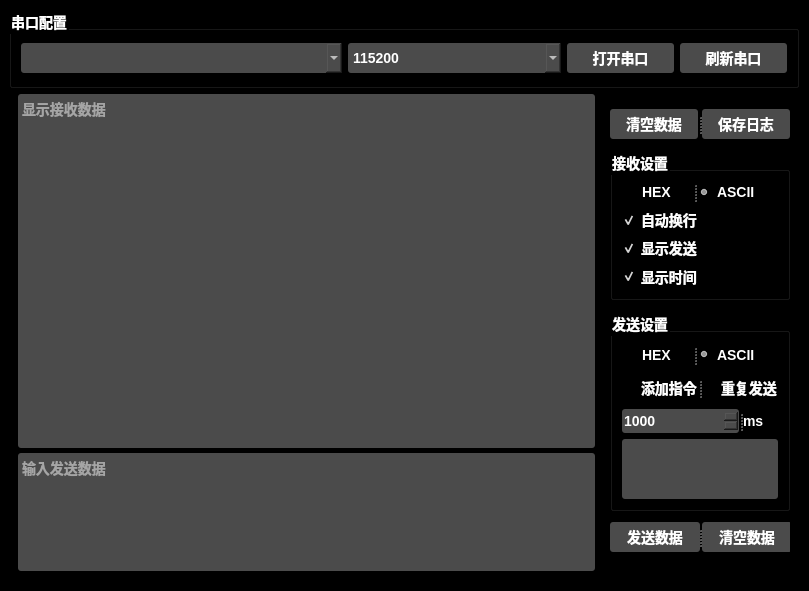
<?xml version="1.0" encoding="UTF-8"?>
<ui version="4.0">
 <class>MainWindow</class>
 <widget class="QMainWindow" name="MainWindow">
  <property name="geometry">
   <rect>
    <x>0</x>
    <y>0</y>
    <width>809</width>
    <height>591</height>
   </rect>
  </property>
  <property name="palette">
   <palette>
    <active>
     <colorrole role="WindowText">
      <brush brushstyle="SolidPattern">
       <color alpha="255">
        <red>255</red>
        <green>255</green>
        <blue>255</blue>
       </color>
      </brush>
     </colorrole>
     <colorrole role="Button">
      <brush brushstyle="SolidPattern">
       <color alpha="255">
        <red>0</red>
        <green>0</green>
        <blue>0</blue>
       </color>
      </brush>
     </colorrole>
     <colorrole role="Text">
      <brush brushstyle="SolidPattern">
       <color alpha="255">
        <red>255</red>
        <green>255</green>
        <blue>255</blue>
       </color>
      </brush>
     </colorrole>
     <colorrole role="ButtonText">
      <brush brushstyle="SolidPattern">
       <color alpha="255">
        <red>255</red>
        <green>255</green>
        <blue>255</blue>
       </color>
      </brush>
     </colorrole>
     <colorrole role="Base">
      <brush brushstyle="SolidPattern">
       <color alpha="255">
        <red>0</red>
        <green>0</green>
        <blue>0</blue>
       </color>
      </brush>
     </colorrole>
     <colorrole role="Window">
      <brush brushstyle="SolidPattern">
       <color alpha="255">
        <red>0</red>
        <green>0</green>
        <blue>0</blue>
       </color>
      </brush>
     </colorrole>
     <colorrole role="PlaceholderText">
      <brush brushstyle="NoBrush">
       <color alpha="128">
        <red>255</red>
        <green>255</green>
        <blue>255</blue>
       </color>
      </brush>
     </colorrole>
    </active>
    <inactive>
     <colorrole role="WindowText">
      <brush brushstyle="SolidPattern">
       <color alpha="255">
        <red>255</red>
        <green>255</green>
        <blue>255</blue>
       </color>
      </brush>
     </colorrole>
     <colorrole role="Button">
      <brush brushstyle="SolidPattern">
       <color alpha="255">
        <red>0</red>
        <green>0</green>
        <blue>0</blue>
       </color>
      </brush>
     </colorrole>
     <colorrole role="Text">
      <brush brushstyle="SolidPattern">
       <color alpha="255">
        <red>255</red>
        <green>255</green>
        <blue>255</blue>
       </color>
      </brush>
     </colorrole>
     <colorrole role="ButtonText">
      <brush brushstyle="SolidPattern">
       <color alpha="255">
        <red>255</red>
        <green>255</green>
        <blue>255</blue>
       </color>
      </brush>
     </colorrole>
     <colorrole role="Base">
      <brush brushstyle="SolidPattern">
       <color alpha="255">
        <red>0</red>
        <green>0</green>
        <blue>0</blue>
       </color>
      </brush>
     </colorrole>
     <colorrole role="Window">
      <brush brushstyle="SolidPattern">
       <color alpha="255">
        <red>0</red>
        <green>0</green>
        <blue>0</blue>
       </color>
      </brush>
     </colorrole>
     <colorrole role="PlaceholderText">
      <brush brushstyle="NoBrush">
       <color alpha="128">
        <red>255</red>
        <green>255</green>
        <blue>255</blue>
       </color>
      </brush>
     </colorrole>
    </inactive>
    <disabled>
     <colorrole role="WindowText">
      <brush brushstyle="SolidPattern">
       <color alpha="255">
        <red>255</red>
        <green>255</green>
        <blue>255</blue>
       </color>
      </brush>
     </colorrole>
     <colorrole role="Button">
      <brush brushstyle="SolidPattern">
       <color alpha="255">
        <red>0</red>
        <green>0</green>
        <blue>0</blue>
       </color>
      </brush>
     </colorrole>
     <colorrole role="Text">
      <brush brushstyle="SolidPattern">
       <color alpha="255">
        <red>255</red>
        <green>255</green>
        <blue>255</blue>
       </color>
      </brush>
     </colorrole>
     <colorrole role="ButtonText">
      <brush brushstyle="SolidPattern">
       <color alpha="255">
        <red>255</red>
        <green>255</green>
        <blue>255</blue>
       </color>
      </brush>
     </colorrole>
     <colorrole role="Base">
      <brush brushstyle="SolidPattern">
       <color alpha="255">
        <red>0</red>
        <green>0</green>
        <blue>0</blue>
       </color>
      </brush>
     </colorrole>
     <colorrole role="Window">
      <brush brushstyle="SolidPattern">
       <color alpha="255">
        <red>0</red>
        <green>0</green>
        <blue>0</blue>
       </color>
      </brush>
     </colorrole>
     <colorrole role="PlaceholderText">
      <brush brushstyle="NoBrush">
       <color alpha="128">
        <red>255</red>
        <green>255</green>
        <blue>255</blue>
       </color>
      </brush>
     </colorrole>
    </disabled>
   </palette>
  </property>
  <property name="font">
   <font>
    <family>Arial</family>
    <pointsize>-1</pointsize>
    <weight>75</weight>
    <italic>false</italic>
    <bold>true</bold>
   </font>
  </property>
  <property name="contextMenuPolicy">
   <enum>Qt::DefaultContextMenu</enum>
  </property>
  <property name="windowTitle">
   <string>串口调试</string>
  </property>
  <property name="windowIcon">
   <iconset resource="bottle.qrc">
    <normaloff>:/png/bottle.png</normaloff>:/png/bottle.png</iconset>
  </property>
  <property name="autoFillBackground">
   <bool>false</bool>
  </property>
  <property name="styleSheet">
   <string notr="true">background: black;
color: white;
font: bold 14px Arial;</string>
  </property>
  <property name="iconSize">
   <size>
    <width>30</width>
    <height>30</height>
   </size>
  </property>
  <property name="toolButtonStyle">
   <enum>Qt::ToolButtonIconOnly</enum>
  </property>
  <property name="animated">
   <bool>false</bool>
  </property>
  <property name="documentMode">
   <bool>false</bool>
  </property>
  <widget class="QWidget" name="centralwidget">
   <property name="autoFillBackground">
    <bool>false</bool>
   </property>
   <property name="styleSheet">
    <string notr="true"/>
   </property>
   <layout class="QHBoxLayout" name="horizontalLayout_3">
    <property name="bottomMargin">
     <number>20</number>
    </property>
    <item>
     <layout class="QVBoxLayout" name="verticalLayout" stretch="1,6">
      <item>
       <widget class="QGroupBox" name="groupBox">
        <property name="maximumSize">
         <size>
          <width>790</width>
          <height>80</height>
         </size>
        </property>
        <property name="styleSheet">
         <string notr="true">groupBox[color:rgb(170, 85, 255)]</string>
        </property>
        <property name="title">
         <string>串口配置</string>
        </property>
        <layout class="QHBoxLayout" name="horizontalLayout_2" stretch="3,2,1,1">
         <property name="spacing">
          <number>6</number>
         </property>
         <property name="leftMargin">
          <number>9</number>
         </property>
         <item>
          <widget class="QComboBox" name="Com_Port">
           <property name="minimumSize">
            <size>
             <width>0</width>
             <height>30</height>
            </size>
           </property>
           <property name="styleSheet">
            <string notr="true">QComboBox{background: rgb(75, 75, 75);
color: white;
border-radius: 3px; }
QComboBox QAbstractItemView {
    outline: 0px solid gray;   /* 选定项的虚框 */
    border: 1px solid yellow;   /* 整个下拉窗体的边框 */
    color: black;
    background-color: white;   /* 整个下拉窗体的背景色 */
    selection-background-color: rgb(0, 170, 255);   /* 整个下拉窗体被选中项的背景色 */
}
</string>
           </property>
          </widget>
         </item>
         <item>
          <widget class="QComboBox" name="Com_Band">
           <property name="enabled">
            <bool>true</bool>
           </property>
           <property name="minimumSize">
            <size>
             <width>0</width>
             <height>30</height>
            </size>
           </property>
           <property name="baseSize">
            <size>
             <width>0</width>
             <height>0</height>
            </size>
           </property>
           <property name="styleSheet">
            <string notr="true">QComboBox{background: rgb(75, 75, 75);
color: white;
border-radius: 3px; }
QComboBox QAbstractItemView {
    outline: 0px solid gray;   /* 选定项的虚框 */
    border: 1px solid yellow;   /* 整个下拉窗体的边框 */
    color: black;
    background-color: white;   /* 整个下拉窗体的背景色 */
    selection-background-color: rgb(0, 170, 255);   /* 整个下拉窗体被选中项的背景色 */
}
</string>
           </property>
           <item>
            <property name="text">
             <string>115200</string>
            </property>
           </item>
           <item>
            <property name="text">
             <string>57600</string>
            </property>
           </item>
           <item>
            <property name="text">
             <string>38400</string>
            </property>
           </item>
           <item>
            <property name="text">
             <string>19200</string>
            </property>
           </item>
           <item>
            <property name="text">
             <string>9600</string>
            </property>
           </item>
          </widget>
         </item>
         <item>
          <widget class="QPushButton" name="Open_Com">
           <property name="minimumSize">
            <size>
             <width>90</width>
             <height>30</height>
            </size>
           </property>
           <property name="mouseTracking">
            <bool>false</bool>
           </property>
           <property name="styleSheet">
            <string notr="true">QPushButton:hover {background:qlineargradient(x1:0, y1:0.5, x2:1, y2:0.5, stop:0 #47a7ed, stop: 1 #a967b2);}
QPushButton:pressed {background-color: rgb(0, 170, 255);}
QPushButton{border-radius: 3px; 
background-color: rgb(75, 75, 75);}</string>
           </property>
           <property name="text">
            <string>打开串口</string>
           </property>
           <property name="autoDefault">
            <bool>true</bool>
           </property>
          </widget>
         </item>
         <item>
          <widget class="QPushButton" name="refesh_Com">
           <property name="minimumSize">
            <size>
             <width>0</width>
             <height>30</height>
            </size>
           </property>
           <property name="mouseTracking">
            <bool>false</bool>
           </property>
           <property name="styleSheet">
            <string notr="true">QPushButton:hover {background:qlineargradient(x1:0, y1:0.5, x2:1, y2:0.5, stop:0 #47a7ed, stop: 1 #a967b2);}
QPushButton:pressed {background-color: rgb(0, 170, 255);}
QPushButton{border-radius: 3px; 
background-color: rgb(75, 75, 75);;}
</string>
           </property>
           <property name="text">
            <string>刷新串口</string>
           </property>
          </widget>
         </item>
        </layout>
       </widget>
      </item>
      <item>
       <layout class="QHBoxLayout" name="horizontalLayout" stretch="3,1">
        <property name="spacing">
         <number>5</number>
        </property>
        <property name="leftMargin">
         <number>9</number>
        </property>
        <item>
         <layout class="QVBoxLayout" name="verticalLayout_4" stretch="3,1">
          <property name="bottomMargin">
           <number>0</number>
          </property>
          <item>
           <widget class="QTextBrowser" name="Data_Display">
            <property name="font">
             <font>
              <family>Arial</family>
              <pointsize>-1</pointsize>
              <weight>75</weight>
              <italic>false</italic>
              <bold>true</bold>
             </font>
            </property>
            <property name="styleSheet">
             <string notr="true">border-radius: 3px; 
background-color: rgb(75, 75, 75);</string>
            </property>
            <property name="placeholderText">
             <string>显示接收数据</string>
            </property>
           </widget>
          </item>
          <item>
           <widget class="QPlainTextEdit" name="Send_Data_Dsiplay">
            <property name="cursor" stdset="0">
             <cursorShape>ArrowCursor</cursorShape>
            </property>
            <property name="mouseTracking">
             <bool>false</bool>
            </property>
            <property name="focusPolicy">
             <enum>Qt::StrongFocus</enum>
            </property>
            <property name="styleSheet">
             <string notr="true">border-radius: 3px; 
background-color: rgb(75, 75, 75);</string>
            </property>
            <property name="tabChangesFocus">
             <bool>false</bool>
            </property>
            <property name="placeholderText">
             <string>输入发送数据</string>
            </property>
           </widget>
          </item>
         </layout>
        </item>
        <item>
         <widget class="QFrame" name="frame">
          <property name="maximumSize">
           <size>
            <width>200</width>
            <height>480</height>
           </size>
          </property>
          <property name="frameShape">
           <enum>QFrame::StyledPanel</enum>
          </property>
          <property name="frameShadow">
           <enum>QFrame::Raised</enum>
          </property>
          <layout class="QVBoxLayout" name="verticalLayout_2">
           <item>
            <widget class="QSplitter" name="splitter_4">
             <property name="orientation">
              <enum>Qt::Horizontal</enum>
             </property>
             <widget class="QPushButton" name="Data_clear">
              <property name="minimumSize">
               <size>
                <width>0</width>
                <height>30</height>
               </size>
              </property>
              <property name="maximumSize">
               <size>
                <width>90</width>
                <height>30</height>
               </size>
              </property>
              <property name="mouseTracking">
               <bool>false</bool>
              </property>
              <property name="styleSheet">
               <string notr="true">QPushButton:hover {background:qlineargradient(x1:0, y1:0.5, x2:1, y2:0.5, stop:0 #47a7ed, stop: 1 #a967b2);}
QPushButton:pressed {background-color: rgb(0, 170, 255);}
QPushButton{border-radius: 3px; 
background-color: rgb(75, 75, 75);}</string>
              </property>
              <property name="text">
               <string>清空数据</string>
              </property>
             </widget>
             <widget class="QPushButton" name="Data_save">
              <property name="minimumSize">
               <size>
                <width>0</width>
                <height>30</height>
               </size>
              </property>
              <property name="maximumSize">
               <size>
                <width>90</width>
                <height>30</height>
               </size>
              </property>
              <property name="mouseTracking">
               <bool>false</bool>
              </property>
              <property name="styleSheet">
               <string notr="true">QPushButton:hover {background:qlineargradient(x1:0, y1:0.5, x2:1, y2:0.5, stop:0 #47a7ed, stop: 1 #a967b2);}
QPushButton:pressed {background-color: rgb(0, 170, 255);}
QPushButton{border-radius: 3px; 
background-color: rgb(75, 75, 75);}</string>
              </property>
              <property name="text">
               <string>保存日志</string>
              </property>
             </widget>
            </widget>
           </item>
           <item>
            <widget class="QGroupBox" name="groupBox_2">
             <property name="maximumSize">
              <size>
               <width>16777215</width>
               <height>150</height>
              </size>
             </property>
             <property name="title">
              <string>接收设置</string>
             </property>
             <layout class="QVBoxLayout" name="verticalLayout_5">
              <item>
               <layout class="QVBoxLayout" name="verticalLayout_3">
                <item>
                 <widget class="QSplitter" name="splitter">
                  <property name="orientation">
                   <enum>Qt::Horizontal</enum>
                  </property>
                  <widget class="QRadioButton" name="radioButton">
                   <property name="maximumSize">
                    <size>
                     <width>16777215</width>
                     <height>30</height>
                    </size>
                   </property>
                   <property name="text">
                    <string>HEX</string>
                   </property>
                  </widget>
                  <widget class="QRadioButton" name="radioButton_2">
                   <property name="autoFillBackground">
                    <bool>false</bool>
                   </property>
                   <property name="text">
                    <string>ASCII</string>
                   </property>
                   <property name="checked">
                    <bool>true</bool>
                   </property>
                  </widget>
                 </widget>
                </item>
                <item>
                 <widget class="QCheckBox" name="checkBox">
                  <property name="styleSheet">
                   <string notr="true"/>
                  </property>
                  <property name="text">
                   <string>自动换行</string>
                  </property>
                  <property name="checked">
                   <bool>true</bool>
                  </property>
                  <property name="tristate">
                   <bool>false</bool>
                  </property>
                 </widget>
                </item>
                <item>
                 <widget class="QCheckBox" name="checkBox_2">
                  <property name="text">
                   <string>显示发送</string>
                  </property>
                  <property name="checked">
                   <bool>true</bool>
                  </property>
                 </widget>
                </item>
                <item>
                 <widget class="QCheckBox" name="checkBox_3">
                  <property name="text">
                   <string>显示时间</string>
                  </property>
                  <property name="checked">
                   <bool>true</bool>
                  </property>
                 </widget>
                </item>
               </layout>
              </item>
             </layout>
            </widget>
           </item>
           <item>
            <widget class="QGroupBox" name="groupBox_3">
             <property name="maximumSize">
              <size>
               <width>16777215</width>
               <height>200</height>
              </size>
             </property>
             <property name="title">
              <string>发送设置</string>
             </property>
             <layout class="QVBoxLayout" name="verticalLayout_6">
              <item>
               <widget class="QSplitter" name="splitter_2">
                <property name="orientation">
                 <enum>Qt::Horizontal</enum>
                </property>
                <widget class="QRadioButton" name="radioButton_3">
                 <property name="maximumSize">
                  <size>
                   <width>16777215</width>
                   <height>30</height>
                  </size>
                 </property>
                 <property name="text">
                  <string>HEX</string>
                 </property>
                </widget>
                <widget class="QRadioButton" name="radioButton_4">
                 <property name="autoFillBackground">
                  <bool>false</bool>
                 </property>
                 <property name="text">
                  <string>ASCII</string>
                 </property>
                 <property name="checked">
                  <bool>true</bool>
                 </property>
                </widget>
               </widget>
              </item>
              <item>
               <widget class="QSplitter" name="splitter_6">
                <property name="orientation">
                 <enum>Qt::Horizontal</enum>
                </property>
                <widget class="QCheckBox" name="checkBox_4">
                 <property name="minimumSize">
                  <size>
                   <width>80</width>
                   <height>30</height>
                  </size>
                 </property>
                 <property name="maximumSize">
                  <size>
                   <width>80</width>
                   <height>30</height>
                  </size>
                 </property>
                 <property name="text">
                  <string>添加指令</string>
                 </property>
                </widget>
                <widget class="QCheckBox" name="SendData_Timer">
                 <property name="minimumSize">
                  <size>
                   <width>80</width>
                   <height>30</height>
                  </size>
                 </property>
                 <property name="maximumSize">
                  <size>
                   <width>80</width>
                   <height>30</height>
                  </size>
                 </property>
                 <property name="styleSheet">
                  <string notr="true">QPushButton:hover {background:qlineargradient(x1:0, y1:0.5, x2:1, y2:0.5, stop:0 #47a7ed, stop: 1 #a967b2);}
QPushButton:pressed {background-color: rgb(0, 170, 255);}
QPushButton{border-radius: 3px; 
background-color: rgb(75, 75, 75);}</string>
                 </property>
                 <property name="text">
                  <string>重复发送</string>
                 </property>
                </widget>
               </widget>
              </item>
              <item>
               <widget class="QSplitter" name="splitter_3">
                <property name="orientation">
                 <enum>Qt::Horizontal</enum>
                </property>
                <widget class="QSpinBox" name="spinBox">
                 <property name="cursor">
                  <cursorShape>ArrowCursor</cursorShape>
                 </property>
                 <property name="acceptDrops">
                  <bool>true</bool>
                 </property>
                 <property name="styleSheet">
                  <string notr="true">border-radius: 3px; 
background-color: rgb(75, 75, 75);
</string>
                 </property>
                 <property name="maximum">
                  <number>9999999</number>
                 </property>
                 <property name="value">
                  <number>1000</number>
                 </property>
                </widget>
                <widget class="QLabel" name="label">
                 <property name="text">
                  <string>ms</string>
                 </property>
                </widget>
               </widget>
              </item>
              <item>
               <widget class="QPlainTextEdit" name="Send_Command_Dsiplay">
                <property name="maximumSize">
                 <size>
                  <width>16777215</width>
                  <height>60</height>
                 </size>
                </property>
                <property name="styleSheet">
                 <string notr="true">border-radius: 3px; 
background-color: rgb(75, 75, 75);</string>
                </property>
                <property name="plainText">
                 <string/>
                </property>
                <property name="placeholderText">
                 <string>输入指令注意使用参数&lt;pa&gt;</string>
                </property>
               </widget>
              </item>
             </layout>
            </widget>
           </item>
           <item>
            <widget class="QSplitter" name="splitter_5">
             <property name="orientation">
              <enum>Qt::Horizontal</enum>
             </property>
             <widget class="QPushButton" name="Send_Data">
              <property name="minimumSize">
               <size>
                <width>90</width>
                <height>30</height>
               </size>
              </property>
              <property name="maximumSize">
               <size>
                <width>90</width>
                <height>30</height>
               </size>
              </property>
              <property name="mouseTracking">
               <bool>false</bool>
              </property>
              <property name="styleSheet">
               <string notr="true">QPushButton:hover {background:qlineargradient(x1:0, y1:0.5, x2:1, y2:0.5, stop:0 #47a7ed, stop: 1 #a967b2);}
QPushButton:pressed {background-color: rgb(0, 170, 255);}
QPushButton{border-radius: 3px; 
background-color: rgb(75, 75, 75);}</string>
              </property>
              <property name="text">
               <string>发送数据</string>
              </property>
             </widget>
             <widget class="QPushButton" name="SendData_clear">
              <property name="minimumSize">
               <size>
                <width>90</width>
                <height>30</height>
               </size>
              </property>
              <property name="maximumSize">
               <size>
                <width>90</width>
                <height>30</height>
               </size>
              </property>
              <property name="mouseTracking">
               <bool>false</bool>
              </property>
              <property name="styleSheet">
               <string notr="true">QPushButton:hover {background:qlineargradient(x1:0, y1:0.5, x2:1, y2:0.5, stop:0 #47a7ed, stop: 1 #a967b2);}
QPushButton:pressed {background-color: rgb(0, 170, 255);}
QPushButton{border-radius: 3px; 
background-color: rgb(75, 75, 75);}</string>
              </property>
              <property name="text">
               <string>清空数据</string>
              </property>
             </widget>
            </widget>
           </item>
          </layout>
         </widget>
        </item>
       </layout>
      </item>
     </layout>
    </item>
   </layout>
  </widget>
 </widget>
 <resources>
  <include location="bottle.qrc"/>
 </resources>
 <connections>
  <connection>
   <sender>Open_Com</sender>
   <signal>clicked()</signal>
   <receiver>MainWindow</receiver>
   <slot>Open_Com_Click()</slot>
   <hints>
    <hint type="sourcelabel">
     <x>675</x>
     <y>71</y>
    </hint>
    <hint type="destinationlabel">
     <x>650</x>
     <y>0</y>
    </hint>
   </hints>
  </connection>
  <connection>
   <sender>Send_Data</sender>
   <signal>clicked()</signal>
   <receiver>MainWindow</receiver>
   <slot>Send_Data_Click()</slot>
   <hints>
    <hint type="sourcelabel">
     <x>688</x>
     <y>496</y>
    </hint>
    <hint type="destinationlabel">
     <x>685</x>
     <y>0</y>
    </hint>
   </hints>
  </connection>
  <connection>
   <sender>SendData_clear</sender>
   <signal>clicked()</signal>
   <receiver>Send_Data_Dsiplay</receiver>
   <slot>clear()</slot>
   <hints>
    <hint type="sourcelabel">
     <x>653</x>
     <y>538</y>
    </hint>
    <hint type="destinationlabel">
     <x>555</x>
     <y>524</y>
    </hint>
   </hints>
  </connection>
  <connection>
   <sender>Data_clear</sender>
   <signal>clicked()</signal>
   <receiver>Data_Display</receiver>
   <slot>clear()</slot>
   <hints>
    <hint type="sourcelabel">
     <x>698</x>
     <y>146</y>
    </hint>
    <hint type="destinationlabel">
     <x>565</x>
     <y>175</y>
    </hint>
   </hints>
  </connection>
  <connection>
   <sender>refesh_Com</sender>
   <signal>clicked()</signal>
   <receiver>MainWindow</receiver>
   <slot>refesh_Com_Click()</slot>
   <hints>
    <hint type="sourcelabel">
     <x>788</x>
     <y>71</y>
    </hint>
    <hint type="destinationlabel">
     <x>718</x>
     <y>-18</y>
    </hint>
   </hints>
  </connection>
  <connection>
   <sender>Data_save</sender>
   <signal>clicked()</signal>
   <receiver>MainWindow</receiver>
   <slot>Save_Data_Click()</slot>
   <hints>
    <hint type="sourcelabel">
     <x>736</x>
     <y>130</y>
    </hint>
    <hint type="destinationlabel">
     <x>733</x>
     <y>578</y>
    </hint>
   </hints>
  </connection>
 </connections>
 <slots>
  <slot>Open_Com_Click()</slot>
  <slot>Send_Data_Click()</slot>
  <slot>refesh_Com_Click()</slot>
  <slot>Send_Data_timer()</slot>
  <slot>Save_Data_Click()</slot>
 </slots>
</ui>
